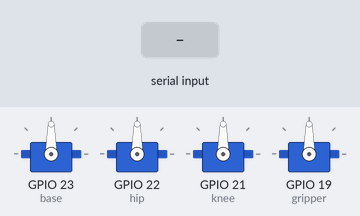
The program below on a simulated ESP32. Shown: 4 × servo. Inputs (shaded band) come from the test bench.

Above: at 2.2 s.
2.3 s: "open\n" received over Serial
At 2.6 s:
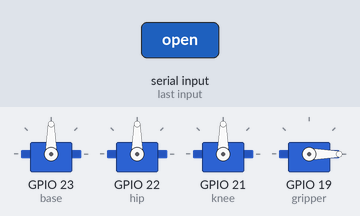
3.8 s: "close\n" received over Serial
At 5.0 s:
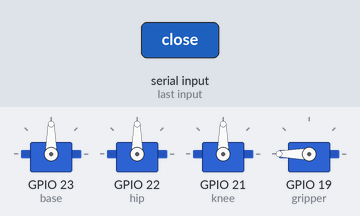
5.3 s: "home\n" received over Serial
At 6.1 s:
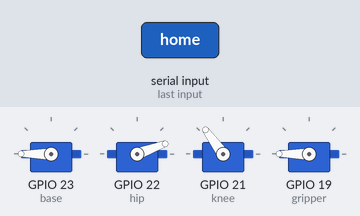
6.8 s: "open\n" received over Serial
At 7.3 s:
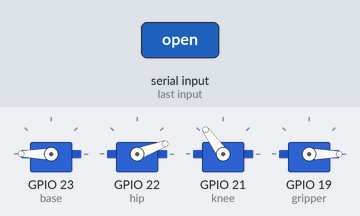
Timing chart, 0 to 9.3 s (numbered marks = the images above; inputs shaded):
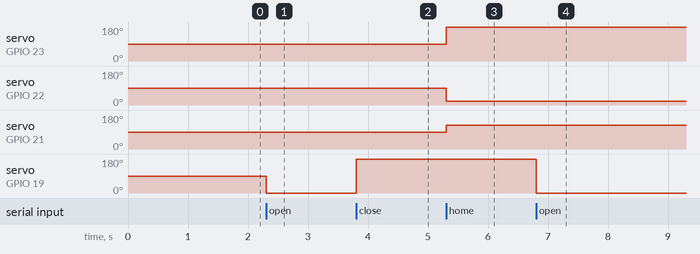

Measured:
- after the input at 2.3 s, servo on GPIO 19 (gripper): 90° → 0° at once
- after the input at 3.8 s, servo on GPIO 19 (gripper): 0° → 180° at once
- after the input at 5.3 s, servo on GPIO 23 (base): 90° → 180° at once; servo on GPIO 22 (hip): 90° → 20° at once; servo on GPIO 21 (knee): 90° → 126° at once
- after the input at 6.8 s, servo on GPIO 19 (gripper): 180° → 0° at once

The program:

main.cpp
```cpp
#include <Arduino.h>
#include <math.h>
#include <Servo.h>

Servo base;
Servo hip;
Servo knee;
Servo gripper;

const double xAxisOffset = -3.5; // 10.3
const double zAxisOffset = -7.2; // -7.2, or -5.2
const double yAxisOffset = -2.5; // 0
const int baseServoOffset = 90;
const double hipLength = 12.3;
const double kneeLength = 12;
const int reachLimit = hipLength + kneeLength;
const int minLength = 4;
const double minReach = 4.0;
double planarLength;
double totalLength;


double baseAngle;
double hipAngle;
double kneeAngle;
double elevationAngle;

double x;
double y;
double z;

void setup() {
  Serial.begin(115200);
  delay(1000);
  base.attach(23);
  hip.attach(22);
  knee.attach(21);
  gripper.attach(19);

}

double findAngle(double OppositeSide, double otherSideA, double otherSideB){
  return degrees(acos(((OppositeSide*OppositeSide) - (otherSideA*otherSideA) - (otherSideB*otherSideB))/(-2*otherSideA*otherSideB)));
}

void move(double x, double y, double z){
  x += xAxisOffset;
  y += yAxisOffset;
  z += zAxisOffset;

  planarLength = sqrt(x*x + y*y);
  totalLength = sqrt(planarLength*planarLength + z*z);

  if (totalLength <= reachLimit && totalLength >= minReach && planarLength >= minLength){
  elevationAngle = degrees(atan2(z , planarLength));
  baseAngle = constrain(degrees(atan2(y,x)) + baseServoOffset, 0, 180);
  hipAngle = constrain(findAngle(kneeLength, hipLength, totalLength) + elevationAngle, 0, 180);
  kneeAngle = constrain((180 - findAngle(totalLength, kneeLength, hipLength)), 0, 180);

  base.write(baseAngle);
  hip.write(hipAngle);
  knee.write(kneeAngle);
}
else{
    Serial.println("Target too far or close.");
    delay(1000);
  }
}

void close(){
  gripper.write(180);
}

void open(){
  gripper.write(0);
}

void home(){
  move(0, 10, 0);
}

void loop() {
  if (Serial.available() > 0){
    String msg = Serial.readStringUntil('\n');
    msg.trim();

    int c1 = msg.indexOf(',');
    int c2 = msg.indexOf(',', c1 + 1);
    int c3 = msg.indexOf(',', c2 + 1);

    if (c1 != -1 && c2 != -1 && c3 != -1) {
      double targetX = msg.substring(0, c1).toDouble();
      double targetY = msg.substring(c1 + 1, c2).toDouble();
      double targetZ = msg.substring(c2 + 1, c3).toDouble();
      String cmd = msg.substring(c3 + 1);
      cmd.trim();

      if (cmd == "open"){
        open();
      }
      else if (cmd == "close"){
        close();
      }
      else if (cmd == "home"){
        home();
      }
      else if (cmd == "move"){
        move(targetX, targetY, targetZ);
      }
    }
    else {
      if (msg == "open"){
      open();
      }
      else if (msg == "close"){
      close();
      }
      else if (msg == "home"){
      home();
      }
    }
  }
}
```
